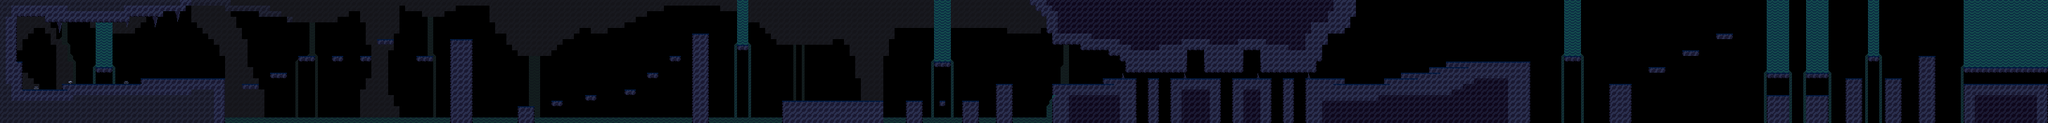

This is a level from a 2D game, rendered from its Tiled map with the project's own tilesets. A one-line summary and the map file follow, with tile-layer data summarised:
An orthogonal 364x22 tile map with 8x8 px tiles, 3 tile layers (Background_2, Background_1, Collision) and 12 objects (5x SpiritWalkerEnemy, 3x Flag, 2x MushroomSporeEnemy, LevelCompleteArea, PlayerSpawn).

<map version="1.10" tiledversion="1.10.1" orientation="orthogonal" renderorder="right-down" width="364" height="22" tilewidth="8" tileheight="8" infinite="0" nextlayerid="12" nextobjectid="56">
 <tileset firstgid="1" source="../GameJamSpriteSheet.tsx" />
 <layer id="5" name="Background_2" width="364" height="22">
  <data>[8008 cells, 1079 non-empty, 7 distinct tile ids]</data>
 </layer>
 <layer id="2" name="Background_1" width="364" height="22">
  <data>[8008 cells, 198 non-empty, 16 distinct tile ids]</data>
 </layer>
 <objectgroup id="9" name="Enemies">
  <object id="40" name="SpiritWalkerEnemy" x="1699" y="104">
   <point />
  </object>
  <object id="44" name="SpiritWalkerEnemy" x="1780" y="104">
   <point />
  </object>
  <object id="45" name="SpiritWalkerEnemy" x="2306" y="110">
   <point />
  </object>
  <object id="46" name="SpiritWalkerEnemy" x="2583" y="127">
   <point />
  </object>
  <object id="47" name="SpiritWalkerEnemy" x="247.667" y="104.333">
   <point />
  </object>
  <object id="48" name="Flag" x="1176" y="128">
   <point />
  </object>
  <object id="49" name="Flag" x="144" y="104">
   <point />
  </object>
  <object id="50" name="Flag" x="2112" y="72">
   <point />
  </object>
  <object id="52" name="MushroomSporeEnemy" x="600" y="68">
   <point />
  </object>
  <object id="53" name="MushroomSporeEnemy" x="1336" y="132">
   <point />
  </object>
  <object id="55" name="LevelCompleteArea" x="2888" y="104">
   <point />
  </object>
 </objectgroup>
 <objectgroup id="11" name="CrateLocations" />
 <objectgroup id="10" name="BossCues" />
 <objectgroup id="7" name="Spawns">
  <object id="2" name="PlayerSpawn" x="48" y="104">
   <point />
  </object>
 </objectgroup>
 <layer id="1" name="Collision" width="364" height="22" offsetx="-0.242424" offsety="-0.0909091">
  <data>[8008 cells, 2779 non-empty, 23 distinct tile ids]</data>
 </layer>
</map>
